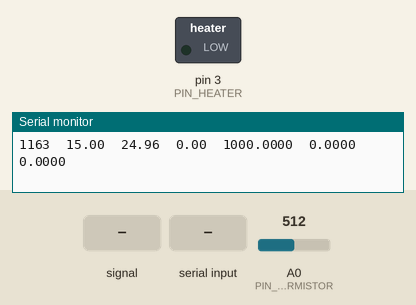
Bench run of a sketch on a simulated Arduino Uno, built with avr-gcc and run on an emulated ATmega328P. Shown: switched loads named in the sketch (green lamp = pin HIGH), the last lines printed to the serial monitor. Inputs (shaded band) come from the test bench; at power-on: A0 (PIN_THERMISTOR) = 512.

Above: at 1.2 s.
1.3 s: A0 (PIN_THERMISTOR) fed a 2 Hz sine of ±306 counts around its level
At 1.65 s:
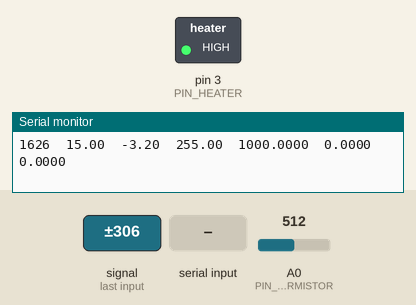
4.3 s: "30,150\n" received over Serial
7.3 s: A0 (PIN_THERMISTOR) set to 716
At 7.3 s:
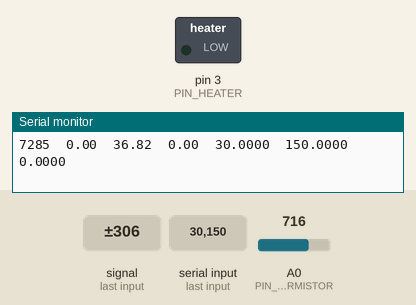
8.8 s: A0 (PIN_THERMISTOR) fed a 50 Hz sine of ±306 counts around its level
At 11.7 s:
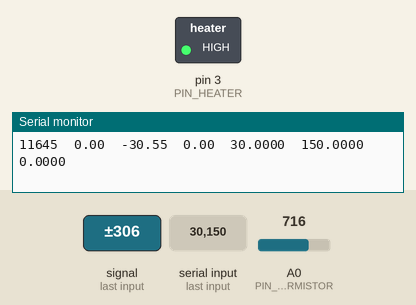
11.8 s: "30,150,10,200\n" received over Serial
At 12.5 s:
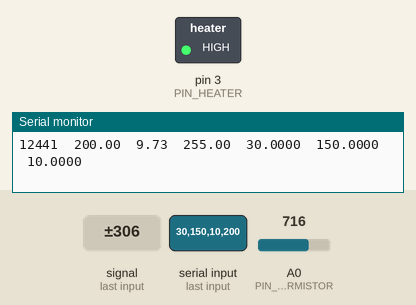
13.3 s: "90,45,200\n" received over Serial
At 16.57 s:
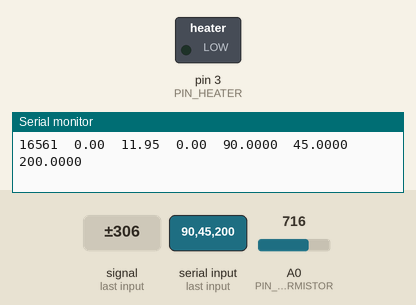
Timing chart, 0 to 17.3 s (numbered marks = the images above; inputs shaded):
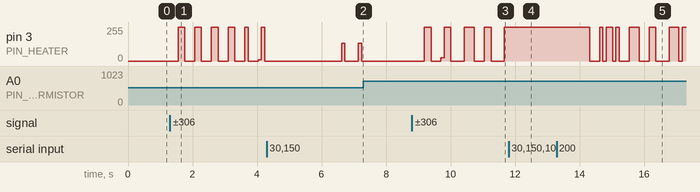

The sketch:

temperature_PID_demo.ino
```cpp
/*
 * PID Demo - Thermal Chamber
 * Leeman Geophysical LLC
 *
 * MOSFET for lamp on D3
 * Thermistor temperature sensor with 10k divider setup on A0
 */

#include "PID_v1.h"

double set_point = 15;
double process_variable = 0;
double output = 0;

double Kp = 1000;
double Ki = 0;
double Kd = 0;

const uint8_t PIN_HEATER = 3;
const uint8_t PIN_THERMISTOR = A0;

PID controller(&process_variable, &output, &set_point, Kp, Ki, Kd, DIRECT);

double readTemperature()
{
  // Get an average of 50 readings
  uint16_t adc_bits = 0;
  for (uint8_t i=0; i<50; i++)
  {
    adc_bits += analogRead(PIN_THERMISTOR);
  }
  adc_bits /= 50;

  // Convert the bits to resistance of the thermistor
  float resistance = 10000. / (1023. / adc_bits - 1);
  // Convert the resistance to a temperature in degC
  float temperature = resistance / 10000; // (R/Ro)
  temperature = log(temperature); // ln(R/Ro)
  temperature /= 3950; // 1/B * ln(R/Ro)
  temperature += 1.0 / (25 + 273.15); // + (1/To)
  temperature = 1.0 / temperature; // Invert
  temperature -= 273.15; // convert absolute temp to degC
  return temperature;
}

void setup()
{
  Serial.begin(115200);

  // We've connected AREF to 3.3V to reduce the noise
  analogReference(EXTERNAL);

  // Setup the heater and make sure it is off
  pinMode(PIN_HEATER, OUTPUT);
  analogWrite(PIN_HEATER, 0);

  // Read the current temperature
  process_variable = readTemperature();

  controller.SetMode(MANUAL);
  output = 100;
  controller.Compute();

  // Turn the PID on - this is not automatic tuning!
  controller.SetMode(AUTOMATIC);

}

void loop()
{
  // Check if we need to update parameters
  if (Serial.available())
  {
    for (int x = 0; x < 5; x++)
    {
      switch (x)
      {
        case 0:
          Kp = Serial.parseFloat();
          break;
        case 1:
          Ki = Serial.parseFloat();
          break;
        case 2:
          Kd = Serial.parseFloat();
          break;
        case 3:
          set_point = Serial.parseFloat();
        case 4:
          while(Serial.available())
          {
            Serial.read(); //Clear out any residual junk
          }
          break;
      }
    }
    Serial.println("SET");
    Serial.println(Kp, 4);
    Serial.println(Ki, 4);
    Serial.println(Kd, 4);
    Serial.println(set_point, 4);
    controller.SetTunings(Kp, Ki, Kd);
  }

  // Update and do the control loop
  process_variable = readTemperature();
  controller.Compute();
  analogWrite(PIN_HEATER, output);

  static uint8_t serial_counter = 0;

  if (serial_counter % 10 == 0)
  {
    // Send the current settings
    Serial.print(millis());
    Serial.print("\t");
    Serial.print(set_point);
    Serial.print("\t");
    Serial.print(process_variable);
    Serial.print("\t");
    Serial.print(output);
    Serial.print("\t");
    Serial.print(Kp, 4);
    Serial.print("\t");
    Serial.print(Ki, 4);
    Serial.print("\t");
    Serial.println(Kd, 4);
  }
  serial_counter++;
}
```

Measured:
- after the input at 1.3 s, pin 3 (PIN_HEATER): 0/255 → 255/255 after 0.25 s, → 0/255 0.21 s later, → 255/255 0.31 s later, → 0/255 0.21 s later, … (13 changes in this stretch)
- after the input at 7.3 s, pin 3 (PIN_HEATER): stays 0/255 (without the input it goes to 133/255 after 0.35 s)
- after the input at 8.8 s, pin 3 (PIN_HEATER): 0/255 → 255/255 after 0.39 s, → 0/255 0.21 s later, → 26/255 0.31 s later, → 255/255 0.10 s later, … (10 changes in this stretch)
- after the input at 11.8 s, pin 3 (PIN_HEATER): stops changing and stays 255/255
- after the input at 13.3 s, pin 3 (PIN_HEATER): 255/255 → 0/255 after 1.0 s, → 255/255 0.31 s later, → 0/255 0.10 s later, → 255/255 0.10 s later, … (14 changes in this stretch)
